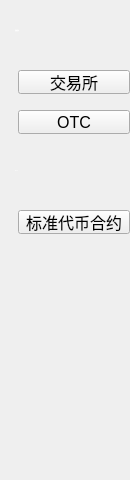
<?xml version="1.0" encoding="UTF-8"?>
<ui version="4.0">
 <class>FunctionExchangeWidget</class>
 <widget class="QWidget" name="FunctionExchangeWidget">
  <property name="geometry">
   <rect>
    <x>0</x>
    <y>0</y>
    <width>130</width>
    <height>480</height>
   </rect>
  </property>
  <property name="windowTitle">
   <string>Form</string>
  </property>
  <widget class="QLabel" name="label_normal">
   <property name="geometry">
    <rect>
     <x>0</x>
     <y>0</y>
     <width>120</width>
     <height>60</height>
    </rect>
   </property>
   <property name="font">
    <font>
     <family>微软雅黑</family>
     <pointsize>-1</pointsize>
     <weight>75</weight>
     <italic>false</italic>
     <bold>true</bold>
    </font>
   </property>
   <property name="styleSheet">
    <string notr="true">color: white;
font: bold 13px &quot;微软雅黑&quot;;
padding-left: 15px;</string>
   </property>
   <property name="text">
    <string>兑换合约</string>
   </property>
   <property name="alignment">
    <set>Qt::AlignLeading|Qt::AlignLeft|Qt::AlignVCenter</set>
   </property>
  </widget>
  <widget class="QPushButton" name="onchainOrderBtn">
   <property name="geometry">
    <rect>
     <x>18</x>
     <y>110</y>
     <width>112</width>
     <height>24</height>
    </rect>
   </property>
   <property name="font">
    <font>
     <pointsize>12</pointsize>
    </font>
   </property>
   <property name="text">
    <string>OTC</string>
   </property>
  </widget>
  <widget class="QPushButton" name="exchangeBtn">
   <property name="geometry">
    <rect>
     <x>18</x>
     <y>70</y>
     <width>112</width>
     <height>24</height>
    </rect>
   </property>
   <property name="font">
    <font>
     <pointsize>12</pointsize>
    </font>
   </property>
   <property name="text">
    <string>交易所</string>
   </property>
  </widget>
  <widget class="QPushButton" name="contractTokenBtn">
   <property name="geometry">
    <rect>
     <x>18</x>
     <y>210</y>
     <width>112</width>
     <height>24</height>
    </rect>
   </property>
   <property name="font">
    <font>
     <pointsize>12</pointsize>
    </font>
   </property>
   <property name="text">
    <string>标准代币合约</string>
   </property>
  </widget>
  <widget class="QLabel" name="label_normal_2">
   <property name="geometry">
    <rect>
     <x>0</x>
     <y>140</y>
     <width>120</width>
     <height>60</height>
    </rect>
   </property>
   <property name="font">
    <font>
     <family>微软雅黑</family>
     <pointsize>-1</pointsize>
     <weight>75</weight>
     <italic>false</italic>
     <bold>true</bold>
    </font>
   </property>
   <property name="styleSheet">
    <string notr="true">color: white;
font: bold 14px &quot;微软雅黑&quot;;
padding-left: 15px;</string>
   </property>
   <property name="text">
    <string>DAPP</string>
   </property>
   <property name="alignment">
    <set>Qt::AlignLeading|Qt::AlignLeft|Qt::AlignVCenter</set>
   </property>
  </widget>
 </widget>
 <resources/>
 <connections/>
</ui>
